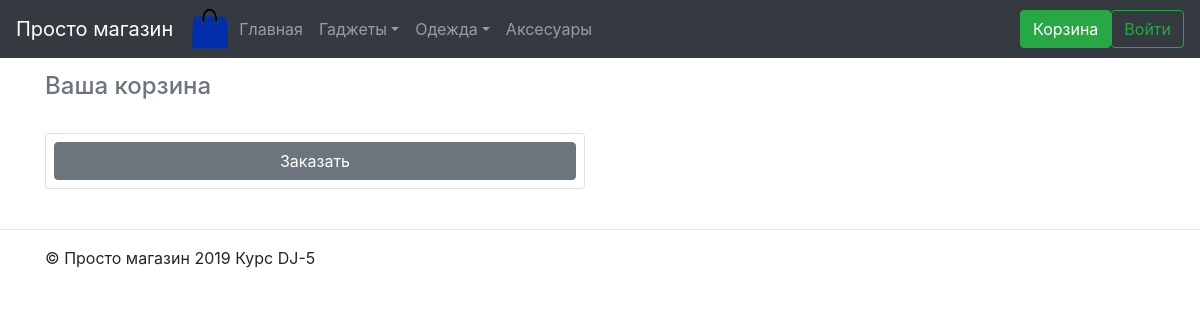
Before: /cart/ with the older database file.
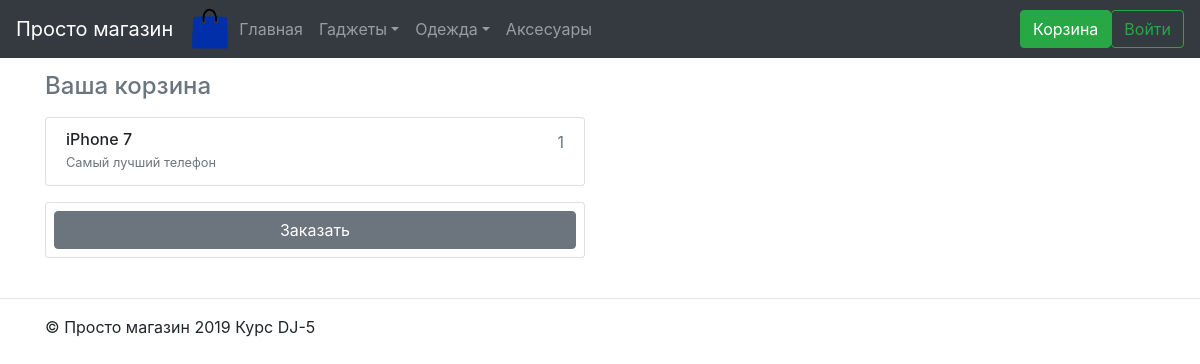
After: the same page with the newer database file.
### shop/models.py (models this page shows, shortened)
class Category(models.Model):
    title = models.CharField(max_length=150)
    is_main = models.BooleanField()
    main_category = models.ForeignKey('Category', related_name='sub_categories', on_delete=models.CASCADE, blank=True,
                                      null=True)
    class Meta:
        verbose_name = "Раздел"
        verbose_name_plural = "Разделы"
        ordering = ['id']

class ItemInCart(models.Model):
    item = models.ForeignKey(Item, on_delete=models.CASCADE)
    cart = models.ForeignKey(Cart, on_delete=models.CASCADE)
    count = models.IntegerField()

class Item(models.Model):
    title = models.CharField(max_length=150)
    text = models.TextField()
    photo = models.ImageField(upload_to='media/data')
    category = models.ForeignKey('Category', related_name='items', on_delete=models.CASCADE, blank=True, null=True)
    def __str__(self):
        return self.title
    class Meta:
        verbose_name = "Товар"
        verbose_name_plural = "Товары"
        ordering = ['id']

### shop/views.py (the view)
# urls.py: path('cart/', views.cart_view, name='cart_view'),
def cart_view(request):
    cart = get_cart(get_sid(request))
    context = {
        'categories': get_categories(),
        'cart': ItemInCart.objects.filter(cart=cart).select_related('item'),
    }
    return render(request, 'shop/cart.html', context=context)

### shop/utils.py (called while the page is built)
def get_sid(request):
    if not request.user.is_authenticated:
        sid = request.session.session_key
        if not sid:
            sid = request.session.cycle_key()
    else:
        sid = request.user.username
    return sid

def get_categories():
    categories = cache.get_or_set('categories', Category.objects.filter(is_main=True).prefetch_related('sub_categories'), 3600)
    return categories

def get_cart(sid):
    cart, created = Cart.objects.get_or_create(sid=sid)
    return cart

### templates/shop/cart.html (shortened to what this page needs)
{% extends 'shop/base.html' %}
{% block content %}
<div class="container mt-3">
    <div class="row">
        <div class="col-lg-6 col-md-9 col-sm-12 order-md-2 mb-4">
            <h4 class="d-flex justify-content-between align-items-center mb-3">
                <span class="text-muted">Ваша корзина</span>
            </h4>
            <ul class="list-group mb-3">
                {% for item in cart %}
                <li class="list-group-item d-flex justify-content-between lh-condensed">
                    <div>
                        <h6 class="my-0">{{item.item}}</h6>
                        <small class="text-muted">{{item.item.text}}</small>
                    </div>
                    <span class="text-muted">{{item.count}}</span>
                </li>
                {% endfor %}
            </ul>
            <form class="card p-2" action="{% url 'create_order' %}" method="POST">
                <button type="submit" class="btn btn-secondary">Заказать</button>
            </form>
        </div>
    </div>
</div>
{% endblock %}

### templates/shop/navbar.html (shortened to what this page needs)
{% load static %}
<nav class="navbar navbar-expand-md navbar-dark fixed-top bg-dark">
    <a class="navbar-brand" href="{% url 'index' %}">Просто магазин</a>
    <img src="{% static 'logo.svg' %}" alt="" width="42" height="42">
    <div class="collapse navbar-collapse" id="navbarsExampleDefault">
        <ul class="navbar-nav mr-auto">
            <li class="nav-item {% if request.resolver_match.url_name == 'index' %} active {% endif %}">
                <a class="nav-link" href="{% url 'index' %}">Главная</a>
            </li>
            {% for category in categories %}
            <li class="nav-item dropdown {% if cat_name == category.title %} active {% endif %}">
                {% if category.sub_categories.count > 0 %}
                    <a class="nav-link dropdown-toggle" href="#" id="dropdown01" data-toggle="dropdown" aria-haspopup="true"
                            aria-expanded="false">{{category.title}}</a>
                {% else %}
                    <a class="nav-link" href="{% url 'category' id=category.id %}">{{category.title}}</a>
                {% endif %}
            </li>
            {% endfor %}
        </ul>
        <a class="btn btn-outline-success my-2 my-sm-0 {% if request.resolver_match.url_name == 'cart_view'%}active{%endif%}"
           role="button" href="{% url 'cart_view' %}">Корзина</a>
            {% if request.user.is_authenticated %}
                <a class="btn btn-outline-success my-2 my-sm-0" role="button" href="{% url 'logout' %}?next={% url 'index' %}">Выйти</a>
            {% else %}
                <a class="btn btn-outline-success my-2 my-sm-0" role="button" href="{% url 'login' %}">Войти</a>
            {% endif %}
    </div>
</nav>

Changed rows visible on the page:
added ItemInCart: item "iPhone 7", item.text "Самый лучший телефон", count "1"
